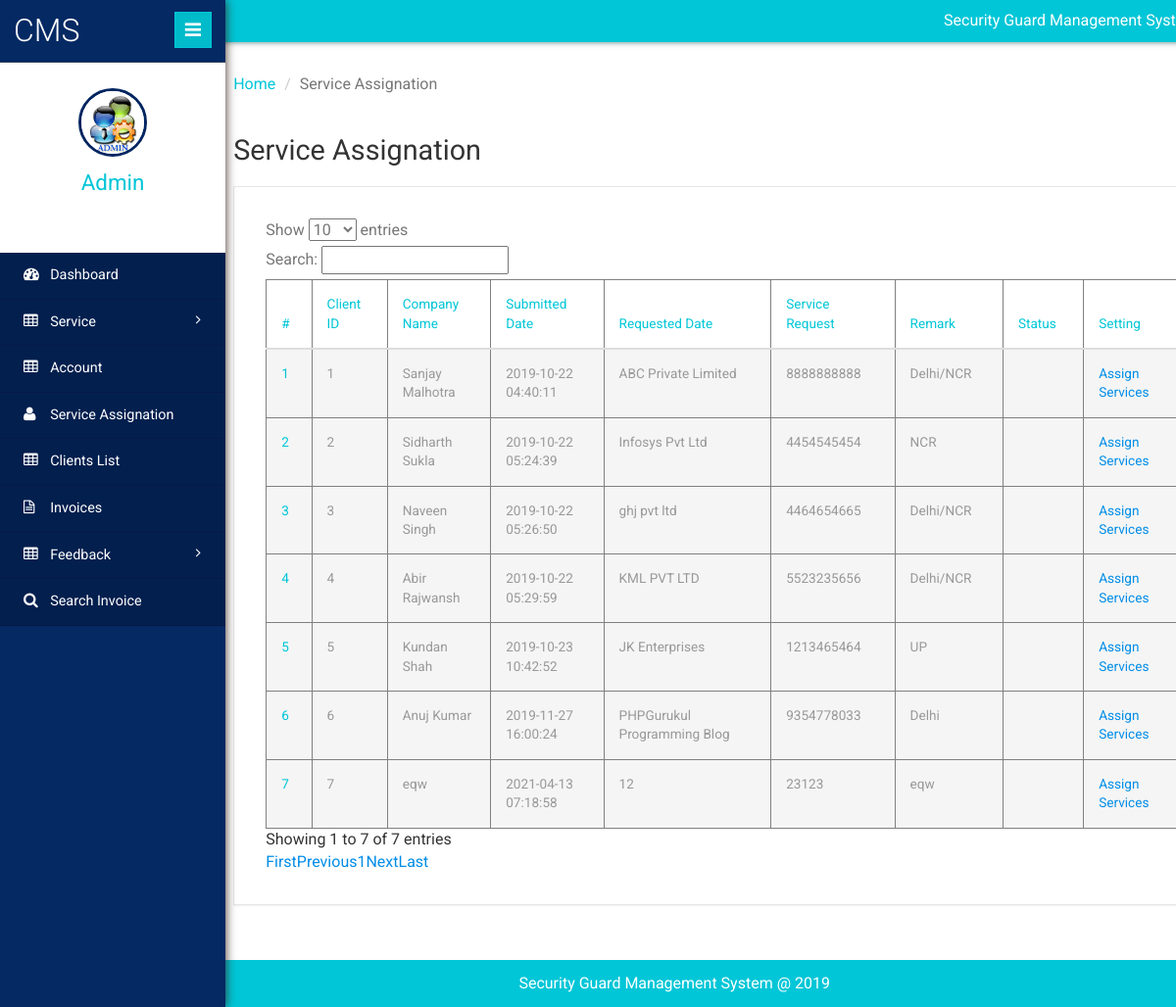
The page /admin/service-assign.php (signed in) on the database its author committed.
### tables this page shows
CREATE TABLE `tblclient` (
  `client_id` int(10) NOT NULL,
  `AccountID` int(10) DEFAULT NULL,
  `ContactName` varchar(120) DEFAULT NULL,
  `CompanyName` varchar(120) DEFAULT NULL,
  `Address` varchar(200) DEFAULT NULL,
  `City` varchar(120) DEFAULT NULL,
  `State` varchar(120) DEFAULT NULL,
  `ZipCode` int(10) DEFAULT NULL,
  `Workphnumber` bigint(10) DEFAULT NULL,
  `Cellphnumber` bigint(10) DEFAULT NULL,
  `Email` varchar(200) DEFAULT NULL,
  `Password` varchar(200) NOT NULL,
  `CreationDate` timestamp NULL DEFAULT current_timestamp()
);

### admin/service-assign.php (the view, shortened to what this page needs)
<?php
include('includes/dbconnection.php');
if (strlen($_SESSION['clientmsaid']==0)) {
  header('location:logout.php');
  } else{
  	?>
<!DOCTYPE HTML>
<html>
<head>
	<link href="css/bootstrap.min.css" rel='stylesheet' type='text/css' />
	<link href="css/style.css" rel='stylesheet' type='text/css' />
	<link href="css/font-awesome.css" rel="stylesheet">
	<link rel="stylesheet" href="css/icon-font.min.css" type='text/css' />
</head>
<body>
	<div class="page-container">
		<div class="left-content">
			<div class="inner-content">
				<?php include_once('includes/header.php');?>
				<div class="outter-wp">
					<div class="sub-heard-part">
						<ol class="breadcrumb m-b-0">
							<li><a href="dashboard.php">Home</a></li>
							<li class="active">Service Assignation</li>
						</ol>
					</div>
					<div class="graph-visual tables-main">
						<h3 class="inner-tittle two">Service Assignation</h3>
						<div class="graph">
							<div class="tables" >
							<!--<label>Show <select size="1" name="data-table_length" aria-controls="data-table">
							<option value="10" selected="selected">10</option>
							<option value="25">25</option><option value="50">50</option>
							<option value="100">100</option>
							</select> entries</label></div>
							<div class="dataTables_filter" id="data-table_filter"><label>Search: <input type="text" id="myInput" onkeyup="myFunction()" placeholder="Search for ID"></label></div>
							-->
								<table id="data-table" class="table"   border="1"> <thead> <tr id="column"> <th>#</th>
									<th>Client ID</th>
									 <th>Company Name</th>
									 <th>Submitted Date</th>
									 <th>Requested Date</th>
                                     <th>Service Request</th>
                                     <th>Remark</th>
									 <th>Status</th>
									 <th>Setting</th>
									  </tr>
									   </thead>
									    <tbody>
									    	<?php
$sql="SELECT * from tblclient";
$query = $dbh -> prepare($sql);
$query->execute();
$results=$query->fetchAll(PDO::FETCH_OBJ);
$cnt=1;
if($query->rowCount() > 0)
{
foreach($results as $row)
{               ?>
									     <tr class="active">
									      <th scope="row"><?php echo htmlentities($cnt);?></th>
									       <td><?php  echo htmlentities($row->client_id);?></td>
									        <td><?php  echo htmlentities($row->ContactName);?></td>
                                            <td><?php  echo htmlentities($row->CreationDate);?></td>
									         <td><?php  echo htmlentities($row->CompanyName);?></td>
									         <td><?php  echo htmlentities($row->Workphnumber);?></td>
									         <td><?php  echo htmlentities($row->State);?></td>
											 <td><?php  echo htmlentities($row->Status);?></td>
									        <td> <a href="service-assign-guard.php?addid=<?php echo $row->client_id;?>">Assign Services</a></td>
									     </tr>
									     <?php $cnt=$cnt+1;}} ?>
									     </tbody> </table>
							</div>
						</div>
					</div>
				</div>
				<?php include_once('includes/footer.php');?>
			</div>
		</div>
		<?php include_once('includes/sidebar.php');?>
	</div>
</body>
</html>
<?php }  ?>

### admin/includes/sidebar.php (shortened to what this page needs)
 <div class="sidebar-menu">
    <header class="logo">
        <a href="#" class="sidebar-icon"> <span class="fa fa-bars"></span> </a> <a href="dashboard.php"> <span id="logo"> <h1>CMS</h1></span>
        </a>
    </header>
    <div class="down">
        <?php
$aid=$_SESSION['clientmsaid'];
$sql="SELECT AdminName from  tbladmin where ID=:aid";
$query = $dbh -> prepare($sql);
$query->bindParam(':aid',$aid,PDO::PARAM_STR);
$query->execute();
$results=$query->fetchAll(PDO::FETCH_OBJ);
$cnt=1;
if($query->rowCount() > 0)
{
foreach($results as $row)
{               ?>
        <a href="dashboard.php"><img src="images/images.jpg" height="70" width="70"></a>
        <a href="dashboard.php"><span class=" name-caret"><?php  echo $row->AdminName;?></span></a>
        <?php $cnt=$cnt+1;}} ?>
        <ul>
            <li><a class="tooltips" href="admin-profile.php"><span>Profile</span><i class="lnr lnr-user"></i></a></li>
            <li><a class="tooltips" href="change-password.php"><span>Settings</span><i class="lnr lnr-cog"></i></a></li>
            <li><a class="tooltips" href="logout.php"><span>Log out</span><i class="lnr lnr-power-switch"></i></a></li>
        </ul>
    </div>
    <div class="menu">
        <ul id="menu" >
            <li><a href="dashboard.php"><i class="fa fa-tachometer"></i> <span>Dashboard</span></a></li>
            <li id="menu-academico" ><a href="#"><i class="fa fa-table"></i> <span> Service</span> <span class="fa fa-angle-right" style="float: right"></span></a>
            </li>
            <li><a href="account-list.php"><i class="fa fa-table"></i> <span>Account</span></a></li>
            <li><a href="service-assign.php"><i class="fa fa-user"></i> <span>Service Assignation</span></a></li>
            <li><a href="manage-client.php"><i class="fa fa-table"></i> <span>Clients List</span></a></li>
            <li><a href="invoices.php"><i class="fa fa-file-text-o"></i> <span>Invoices</span></a></li>
            <li id="menu-academico" ><a href="#"><i class="fa fa-table"></i> <span> Feedback</span> <span class="fa fa-angle-right" style="float: right"></span></a>
            </li>
            <li><a href="search-invoices.php"><i class="fa fa-search"></i> <span>Search Invoice</span></a></li>
        </ul>
    </div>
</div>

### rows shown on the page
tblclient: client_id "1", ContactName "Sanjay Malhotra", CreationDate "2019-10-22 04:40:11", CompanyName "ABC Private Limited", Workphnumber "8888888888", State "Delhi/NCR"
tblclient: client_id "2", ContactName "Sidharth Sukla", CreationDate "2019-10-22 05:24:39", CompanyName "Infosys Pvt Ltd", Workphnumber "4454545454", State "NCR"
tblclient: client_id "3", ContactName "Naveen Singh", CreationDate "2019-10-22 05:26:50", CompanyName "ghj pvt ltd", Workphnumber "4464654665", State "Delhi/NCR"
tblclient: client_id "4", ContactName "Abir Rajwansh", CreationDate "2019-10-22 05:29:59", CompanyName "KML PVT LTD", Workphnumber "5523235656", State "Delhi/NCR"
tblclient: client_id "5", ContactName "Kundan Shah", CreationDate "2019-10-23 10:42:52", CompanyName "JK Enterprises", Workphnumber "1213465464", State "UP"
tblclient: client_id "6", ContactName "Anuj Kumar", CreationDate "2019-11-27 16:00:24", CompanyName "PHPGurukul Programming Blog", Workphnumber "9354778033", State "Delhi"
tblclient: client_id "7", ContactName "eqw", CreationDate "2021-04-13 07:18:58", CompanyName "12", Workphnumber "23123", State "eqw"

### other values the page prints
$row->AdminName "Admin"
